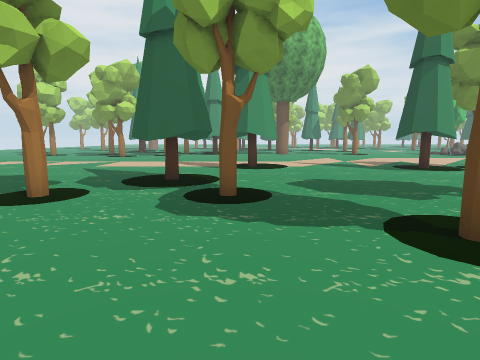
View 1 (above)

20 first-person views from a walk through a Unity game level. The camera is 1.2 m above the floor, tilts 8° down and sees 80° across. The floor is counted in squares, 1 m on a side. Each view is taken from the middle of a square. On the plan, view 1 faces up. The plan holds only what a view shows up to about 13 squares ahead; the rest is blank. The place goes on beyond the plan. Some trees and plants on the terrain are drawn as simple stand-ins.

View 2
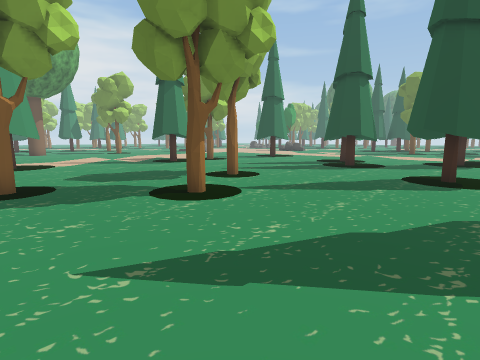

View 3
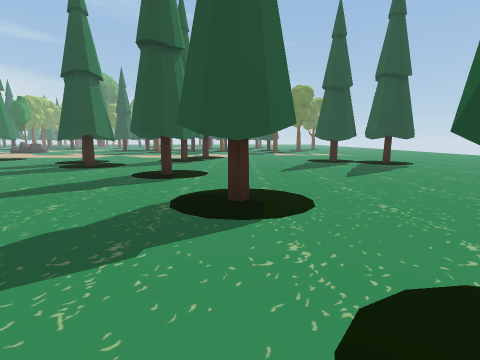

View 4
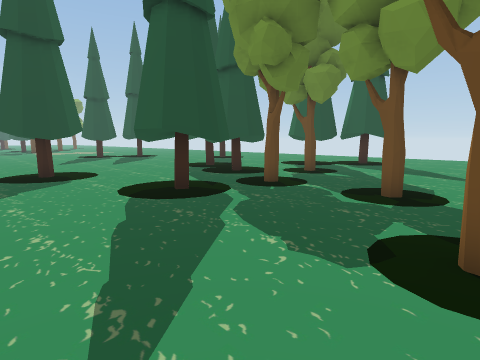

View 5
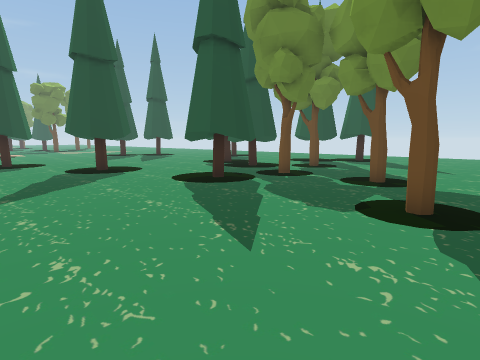

View 6
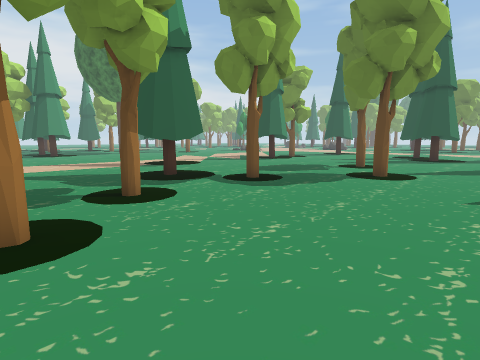

View 7
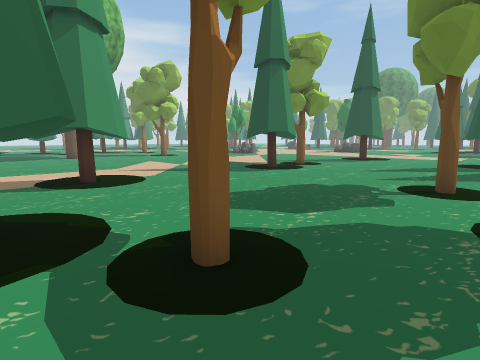

View 8
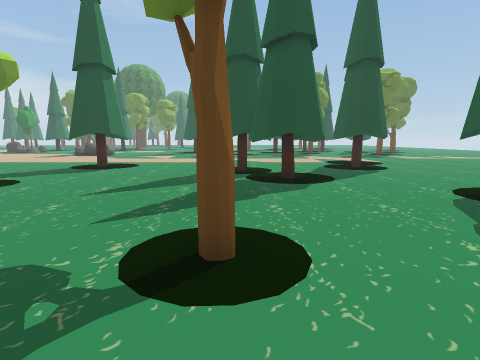

View 9
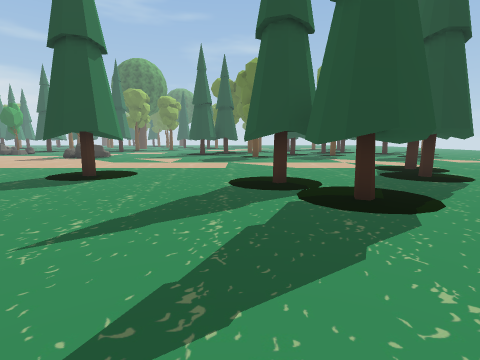

View 10
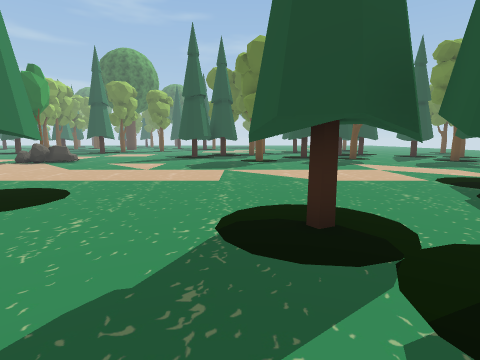

View 11
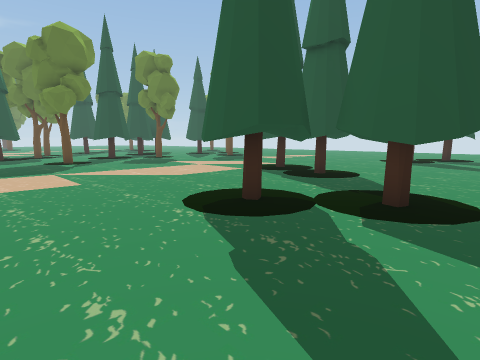

View 12
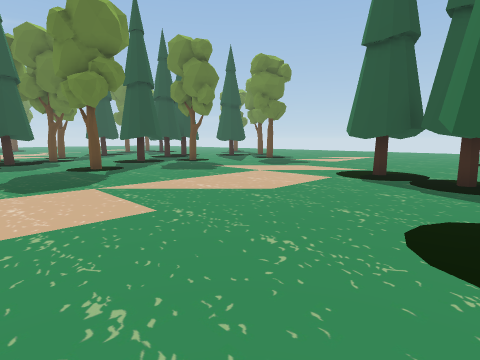

View 13
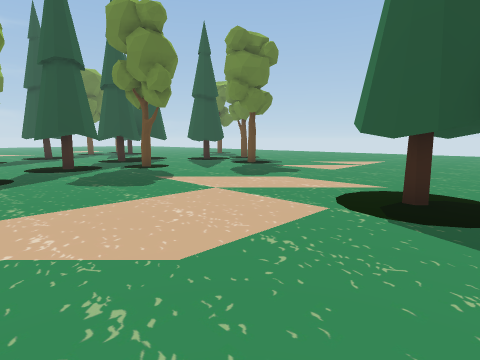

View 14
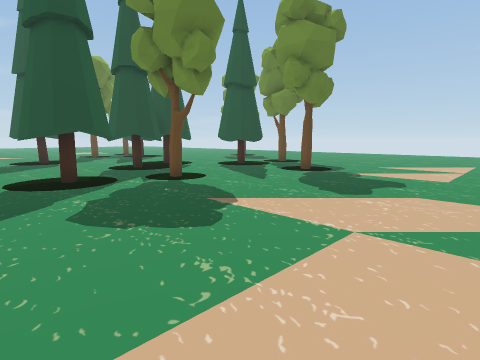

View 15
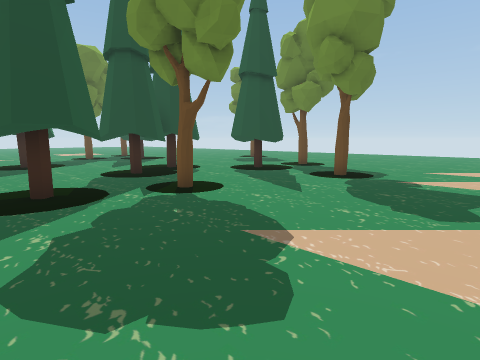

View 16
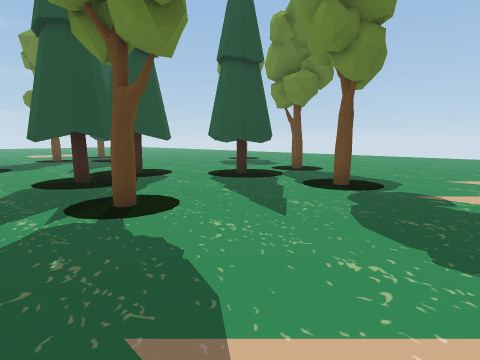

View 17
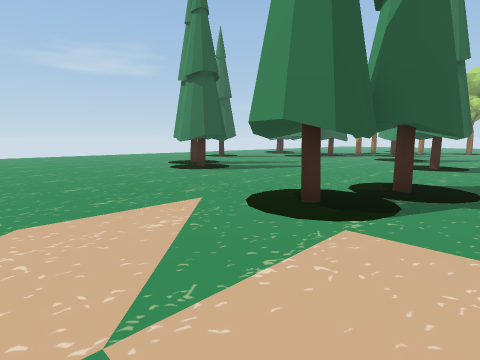

View 18
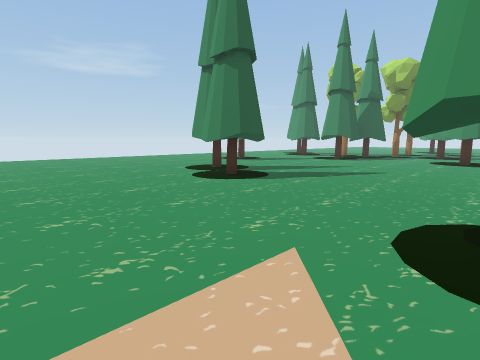

View 19
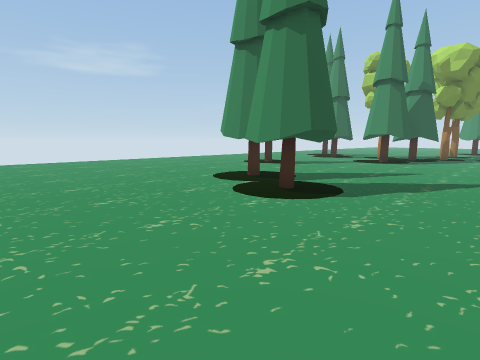

View 20
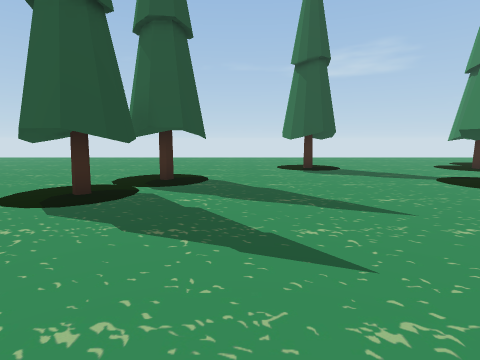

### Floor plan
Key: @ floor where view 1 was taken; # wall or solid block; x gap in a wall; . floor; T thing the floor can be seen under or through.
Columns run from 7 left of view 1 to 30 right of it. Each row starts with its distance up from view 1.
 13 ...... # ......    ............
 12 .......##.....##. ....# .......
 11 ..............##.....## .......
 10 .....................###.......
  9 ....  #........................
  8 ....###.............................
  7  ....................................#
  6  ..#...#............TT...............
  5  ............#......TT..............
  4 ..................TTT ................
  3 ..........#.......TT...............##.
  2 ...................................##x
  1 .....................TT............# .
  0 .......@.......##....TTTTT............
 -1 ...............##.....TTTT.........#..
 -2 ...........##........... T............
 -3 ...........##.........................
 -4 .#....##...##.........................
 -5 ......##.............................#
 -6  .....# ............................##
 -7  ....................##.............#
 -8  .....#.#### .......###...............
 -9  .......#####.......###..............#
-10  .........  #......###................
-11  ......#. .........###..............
-12  .......# ..........................
-13  ......###....###............  ....

Positions as (right, up) in squares from view 1, and headings:
1: (0, 0), facing up
2: (-1, -2), facing up-right
3: (-1, -3), facing right
4: (-6, -1), facing down-right
5: (-7, 1), facing down-right
6: (-7, 0), facing up-right
7: (-2, 4), facing up-right
8: (3, 5), facing right
9: (6, 6), facing right
10: (10, 6), facing right
11: (10, 9), facing down-right
12: (14, 9), facing down-right
13: (16, 5), facing down-right
14: (20, 4), facing down-right
15: (22, 3), facing down-right
16: (23, 1), facing down-right
17: (22, 2), facing down-left
18: (21, -1), facing down-left
19: (20, -4), facing down-left
20: (11, -2), facing down
